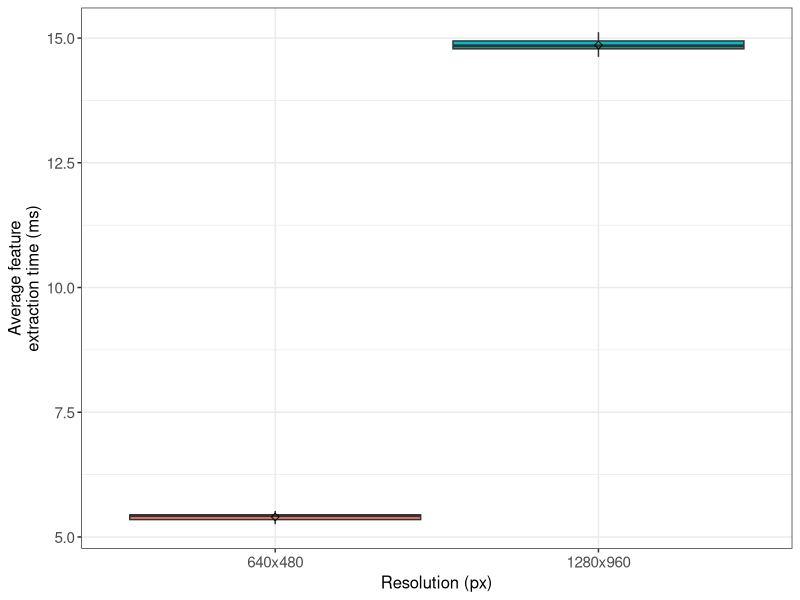
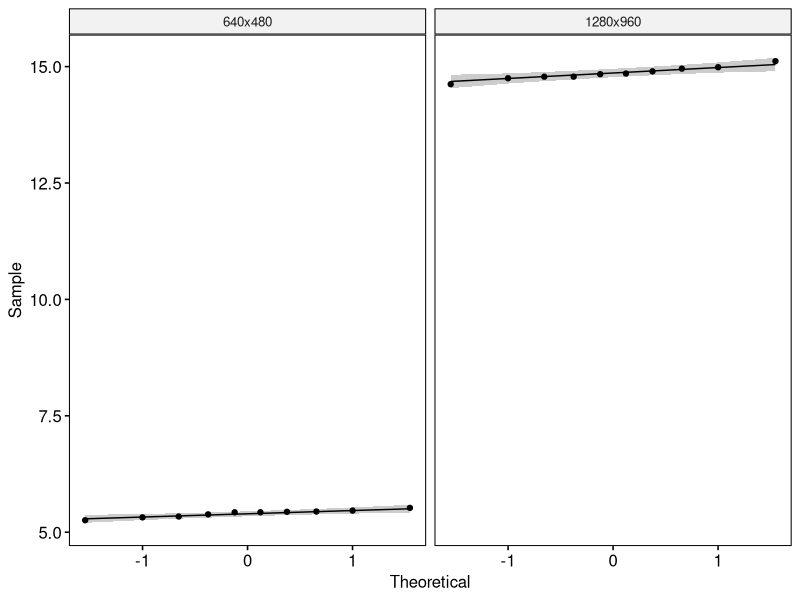

These figures' R source, in order:
## ---- chunk 1
if (!require('tidyverse')) install.packages('tidyverse', dependencies = TRUE); library('tidyverse')
if (!require('ggpubr')) install.packages('ggpubr', dependencies = TRUE); library('ggpubr')
if (!require('rstatix')) install.packages('rstatix', dependencies = TRUE); library('rstatix')
if (!require('ggplot2')) install.packages('ggplot2', dependencies = TRUE); library('ggplot2')
## ---- chunk 2
data <- read.csv(file = '../../raw_data/test_resolution/run_table.csv')
data <- subset(data, select = c(X__run_id, resolution, avg_extraction_time_ms))
data$resolution <- factor(data$resolution, levels = c("640x480", "1280x960"))
data$avg_extraction_time_ms <- as.numeric(data$avg_extraction_time_ms)
## ---- chunk 3
data %>%
  group_by(resolution) %>%
  get_summary_stats(avg_extraction_time_ms, type = "mean_sd")
## ---- chunk 4
#pdf(file = "../../figures/resolution_effect/extraction-time.pdf")

ggplot(data, aes(x = resolution, y = avg_extraction_time_ms, fill = resolution)) +
  theme_bw() + 
  geom_boxplot(width = 0.9, outlier.size = 0.5) + 
  stat_summary(fun = mean, color = 'black', geom = 'point', shape = 5, size = 1.5) +
  labs(x = "Resolution (px)", y = "Average feature\nextraction time (ms)") +
  theme(legend.position = 'none') +
  theme(
    axis.title.x = element_text(size = 12, family = 'sans'),
    axis.title.y = element_text(size = 12, family = 'sans'),
    axis.text.x = element_text(size = 11, family = 'sans'),
    axis.text.y = element_text(size = 11, family = 'sans')
  )

#dev.off()
## ---- chunk 5
data %>% 
  group_by(resolution) %>%
  identify_outliers(avg_extraction_time_ms)
## ---- chunk 6
ggqqplot(data, x = "avg_extraction_time_ms", facet.by = "resolution")
## ---- chunk 7
data %>%
  group_by(resolution) %>%
  shapiro_test(avg_extraction_time_ms)
## ---- chunk 8
data %>%
  t_test(avg_extraction_time_ms ~ resolution) %>%
  add_significance()
## ---- chunk 9
data %>%
  cohens_d(avg_extraction_time_ms ~ resolution)
